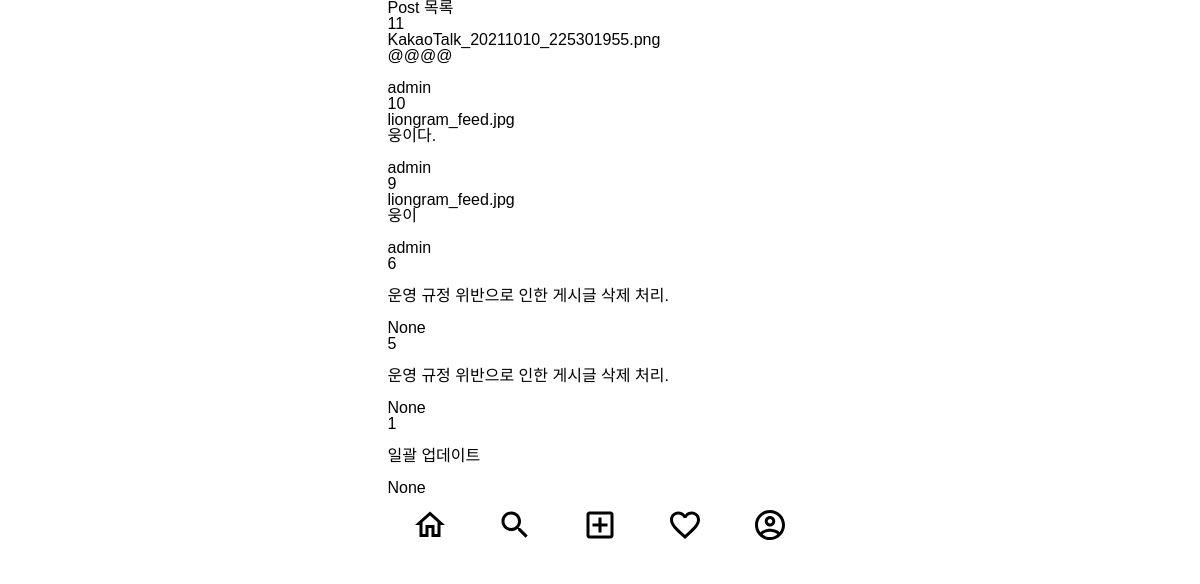
/cbv/, run on the app's committed database.
### posts/models.py (models this page shows)
class Post(models.Model):
    image = models.ImageField(verbose_name='이미지',null =True,blank=True)
    content = models.TextField(verbose_name='내용')
    created_at = models.DateTimeField(verbose_name='작성일', auto_now_add =True)
    view_count = models.IntegerField(verbose_name='조회수',default=0)
    writer = models.ForeignKey(to=User,on_delete=models.CASCADE,null=True,blank=True)

### posts/views.py (the view)
# urls.py: path('cbv/',class_view.as_view(),name='cbv'),
class class_view(ListView):
    model = Post
    ordering = ['-id']

### templates/posts/post_list.html (shortened to what this page needs)
{% extends 'base.html' %}
{% block content %}
    <h1>Post 목록</h1>
{% for post in post_list %}
<div>
    {{ post.id }}<br/>
    {{ post.image }}<br/>
    {{ post.content }}<br/>
    {{ post.created.at }}<br/>
    {{ post.writer }}<br/>
</div>
{% endfor %}
{% endblock %}

### templates/base.html (shortened to what this page needs)
{% load static %}
<!DOCTYPE html>
<html lang="ko">
<head>
    <link rel="stylesheet" href="{% static 'css/reset.css' %}">
    <link rel="stylesheet" href="{% static 'css/index.css' %}">
</head>
<body class="container">
    <div>
        {% block content %}
        {% endblock %}
    </div>
    <div>
        <nav>
            <ul class="bottom-menu-group">
                <li>
                    <a href="{% url 'index' %}">
                        <img src="{% static 'icons/home_outlined_black_36dp.svg' %}" alt="홈">
                    </a>
                </li>
                <li>
                    <img src="{% static 'icons/search_outlined_black_36dp.svg' %}" alt="검색"/>
                </li>
                <li>
                    <a href="{% url 'posts:post-create' %}">
                        <img src="{% static 'icons/add_box_outlined_black_36dp.svg' %}" alt="글쓰기"/>
                    </a>
                </li>
                <li>
                    <img src="{% static 'icons/favorite_outlined_black_36dp.svg' %}" alt="좋아요"/>
                </li>
                <li>
                    <img src="{% static 'icons/account_circle_outlined_black_36dp.svg' %}" alt="프로필"/>
                </li>
            </ul>
        </nav>
    </div>
</body>
</html>

### static/css/index.css (style rules this page uses)
.container { display: flex; flex-direction: column; max-width: 425px; }
body { font-family: 'Noto Sans KR', sans-serif; margin: 0 auto 60px auto; }
.bottom-menu-group { display: flex; height: 60px; align-items: center; justify-content: space-around; background-color: #FFFFFF; }

### data on the page
Post: id "11", image "KakaoTalk_20211010_225301955.png", content "@@@@", writer "admin"
Post: id "10", image "liongram_feed.jpg", content "웅이다.", writer "admin"
Post: id "9", image "liongram_feed.jpg", content "웅이", writer "admin"
Post: id "6", content "운영 규정 위반으로 인한 게시글 삭제 처리.", writer "None"
Post: id "5", content "운영 규정 위반으로 인한 게시글 삭제 처리.", writer "None"
Post: id "1", content "일괄 업데이트", writer "None"
